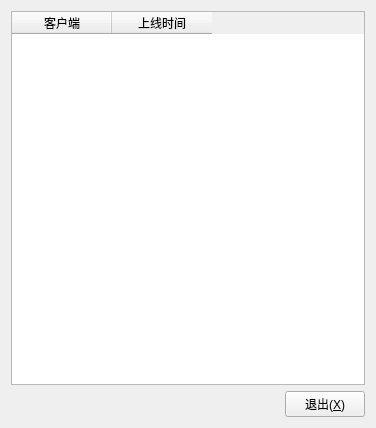
<?xml version="1.0" encoding="UTF-8"?>
<ui version="4.0">
 <class>ClientPeersWindow</class>
 <widget class="QWidget" name="ClientPeersWindow">
  <property name="geometry">
   <rect>
    <x>0</x>
    <y>0</y>
    <width>376</width>
    <height>428</height>
   </rect>
  </property>
  <property name="windowTitle">
   <string>在线模块网络信息列表</string>
  </property>
  <layout class="QVBoxLayout" name="verticalLayout">
   <item>
    <widget class="QTableWidget" name="tableWidget">
     <attribute name="verticalHeaderVisible">
      <bool>false</bool>
     </attribute>
     <column>
      <property name="text">
       <string>客户端</string>
      </property>
     </column>
     <column>
      <property name="text">
       <string>上线时间</string>
      </property>
     </column>
    </widget>
   </item>
   <item>
    <layout class="QHBoxLayout" name="horizontalLayout">
     <item>
      <spacer name="horizontalSpacer">
       <property name="orientation">
        <enum>Qt::Horizontal</enum>
       </property>
       <property name="sizeHint" stdset="0">
        <size>
         <width>40</width>
         <height>20</height>
        </size>
       </property>
      </spacer>
     </item>
     <item>
      <widget class="QPushButton" name="pushButton">
       <property name="text">
        <string>退出(&amp;X)</string>
       </property>
      </widget>
     </item>
    </layout>
   </item>
  </layout>
 </widget>
 <resources/>
 <connections/>
</ui>
